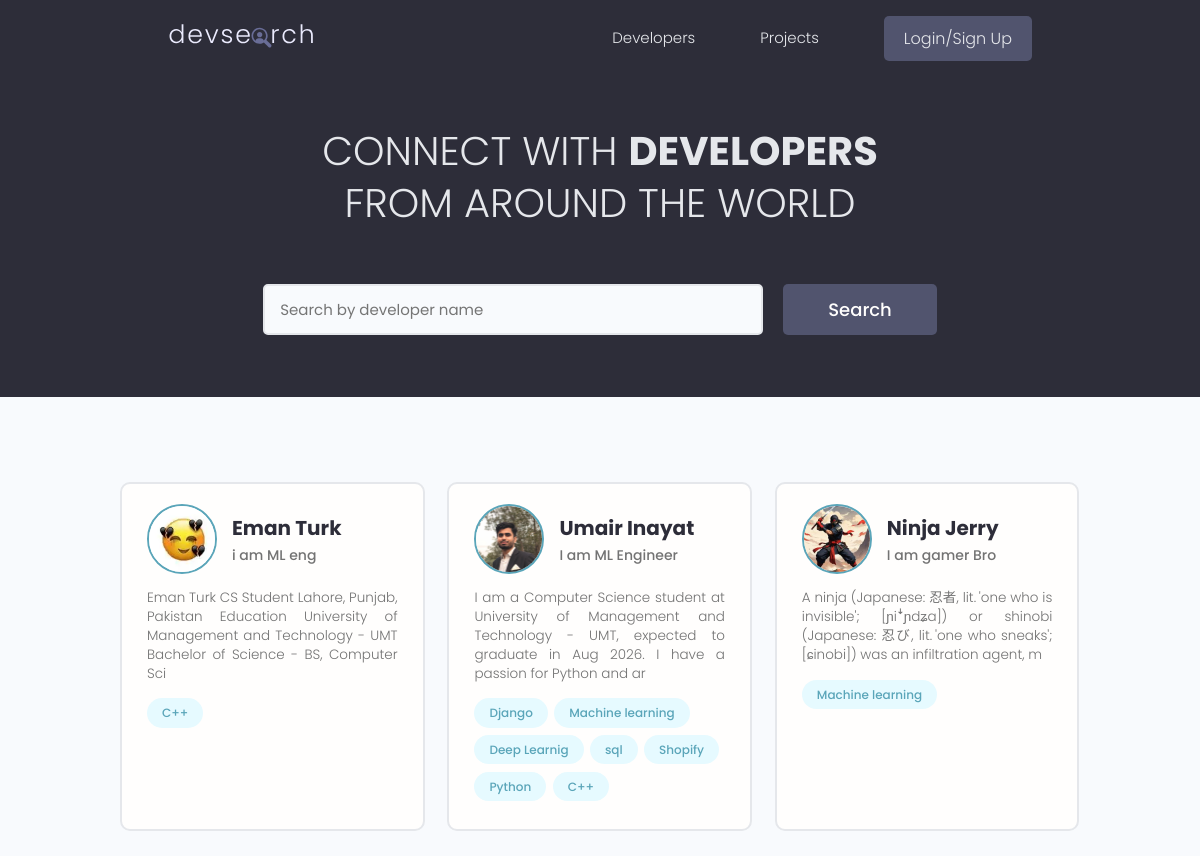
The app's page /, older data.
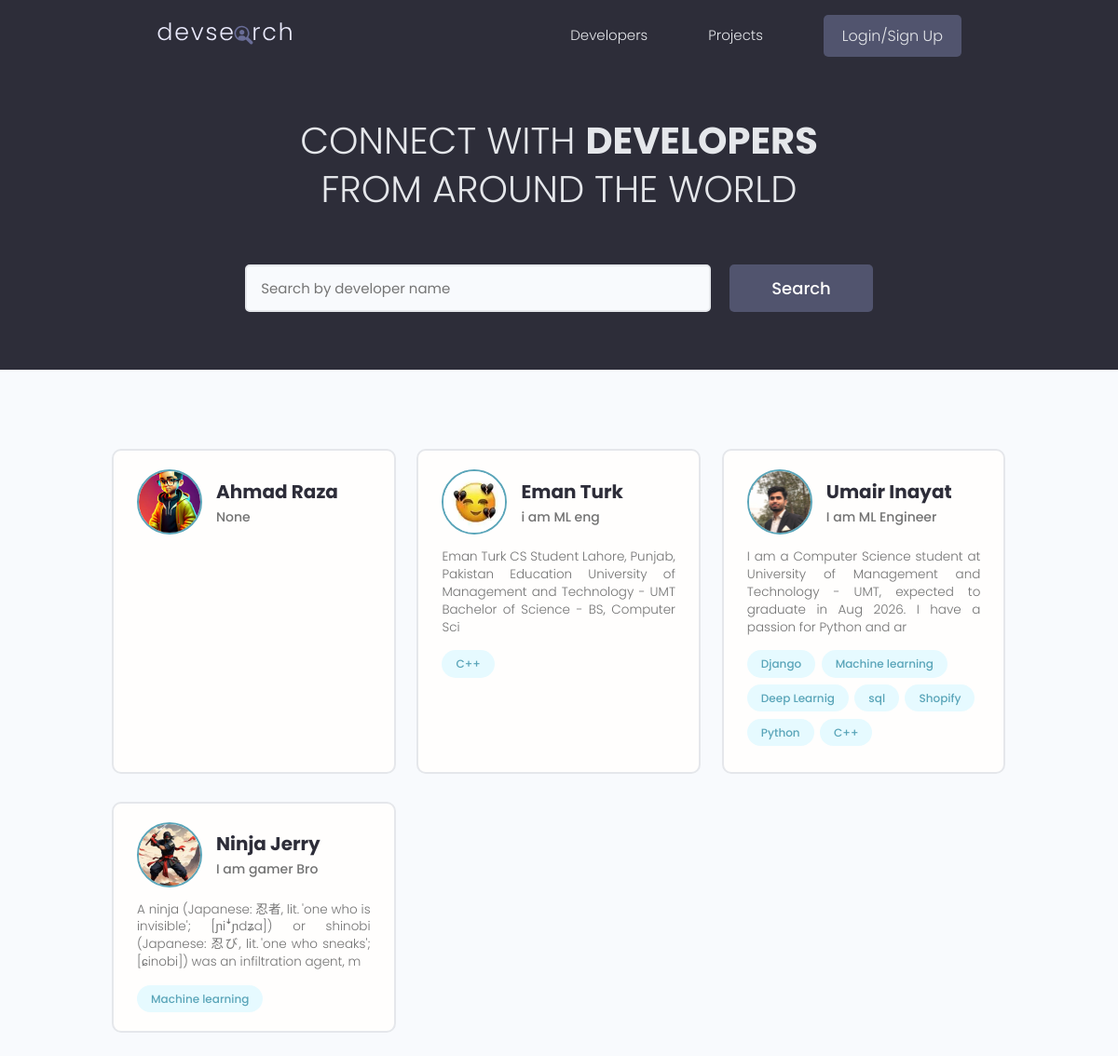
The same page, newer data.
### users/models.py (models this page shows, shortened)
class Profile(models.Model):
    user = models.OneToOneField(User, on_delete=models.CASCADE, null=True,blank= True )
    name = models.CharField(max_length=200, null=True)
    email = models.EmailField(max_length=500, null=True)
    username = models.CharField(max_length=200, null=True)
    location= models.CharField(max_length=200, null=True)
    short_intro = models.CharField(max_length=200, null=True, blank= True )
    profile_image = models.ImageField( null=True, blank= True , upload_to='profiles' , default="profiles/pro.png")
    social_github = models.CharField(max_length=200, null=True, blank= True )
    social_twitter = models.CharField(max_length=200, null=True, blank= True )
    social_linkedin = models.CharField(max_length=200, null=True, blank= True )
    social_stackoverflow = models.CharField(max_length=200, null=True, blank= True )
    description = models.TextField(blank=True)
    bio = models.TextField(max_length=500,blank=True, null=True),
    social_website = models.CharField(max_length=200, null=True, blank= True )
    id = models.UUIDField(default=uuid.uuid4, unique=True,
                        primary_key=True, editable=False)

class Skill(models.Model):
    owner = models.ForeignKey(Profile, on_delete=models.CASCADE, null=True, blank= True)
    name = models.CharField(max_length=200)
    description = models.TextField(null=True, blank= True)
    created = models.DateTimeField(auto_now_add= True)
    id = models.UUIDField(default=uuid.uuid4, unique= True, primary_key= True, editable=False)
    def __str__(self):
        return self.name

### users/views.py (the view)
# urls.py: path('', views.profiles, name='profiles'),
def profiles(request):
    profiles, search_query = searchProfiles(request)
    custom_range, profiles = paginateProfiles(request, profiles, 6)
    context = {'profiles': profiles, 'search_query': search_query,
                'custom_range': custom_range}
    return render(request, 'users/profiles.html', context)

### users/utils.py (called while the page is built)
def paginateProfiles(request, profiles, results):
    page = request.GET.get('page')
    paginator = Paginator(profiles, results)
    try:
        profiles = paginator.page(page)
    except PageNotAnInteger:
        page = 1
        profiles = paginator.page(page)
    except EmptyPage:
        page = paginator.num_pages
        profiles = paginator.page(page)
    leftIndex = (int(page) - 4)
    if leftIndex < 1:
        leftIndex = 1
    rightIndex = (int(page) + 5)
    if rightIndex > paginator.num_pages:
        rightIndex = paginator.num_pages + 1
    custom_range = range(leftIndex, rightIndex)
    return custom_range, profiles

def searchProfiles(request):
    search_query = ''
    if request.GET.get('search_query'):
        search_query = request.GET.get('search_query')
    skills = Skill.objects.filter(name__icontains=search_query)
    profiles = Profile.objects.distinct().filter(
        Q(name__icontains=search_query) |
        Q(short_intro__icontains=search_query) |
        Q(skill__in=skills)
    )
    return profiles, search_query

### users/templates/users/profiles.html (shortened to what this page needs)
{% extends 'main.html' %}
{% block content %}
<main class="home">
    <section class="hero-section text-center">
        <div class="container container--narrow">
            <div class="hero-section__box">
                <h2>CONNECT WITH <span>DEVELOPERS</span></h2>
                <h2>FROM AROUND THE WORLD</h2>
            </div>
            <div class="hero-section__search">
                <form id="searchForm" class="form" action="{% url 'profiles' %}" method="get">
                    <div class="form__field">
                        <input class="input input--text" id="formInput#search" type="text" name="search_query"
                            value="{{search_query}}" placeholder="Search by developer name" />
                    </div>
                    <input class="btn btn--sub btn--lg" type="submit" value="Search" />
                </form>
            </div>
        </div>
    </section>
    <section class="devlist">
        <div class="container">
            <div class="grid grid--three">
                {% for profile in profiles  %}
                <div class="column card">
                    <div class="dev">
                        <a href= '{% url "user-profile" profile.id %} ' class="card__body">
                            <div class="dev__profile">
                                <img
                                    class="avatar avatar--md"
                                    src="{{ profile.profile_image.url }}"
                                    alt="image"
                                />
                                <div class="dev__meta">
                                    <h3> {{profile.name}} </h3>
                                    <h5> {{profile.short_intro}} </h5>
                                </div>
                            </div>
                            <p class="dev__info"> {{profile.description |  slice:"150" }} </p>
                            <div class="dev__skills">
                                {% for skill in profile.skill_set.all %}
                                <span class="tag tag--pill tag--main">
                                    <small>{{skill}}</small>
                                </span>
                                {% endfor %}
                            </div>
                        </a>
                    </div>
                </div>
                {% endfor %}
            </div>
        </div>
    </section>
</main>
{% endblock content %}

Row changes from the older to the newer data that the page shows:
added Profile: profile_image (picture), name "Ahmad Raza", short_intro "None"
